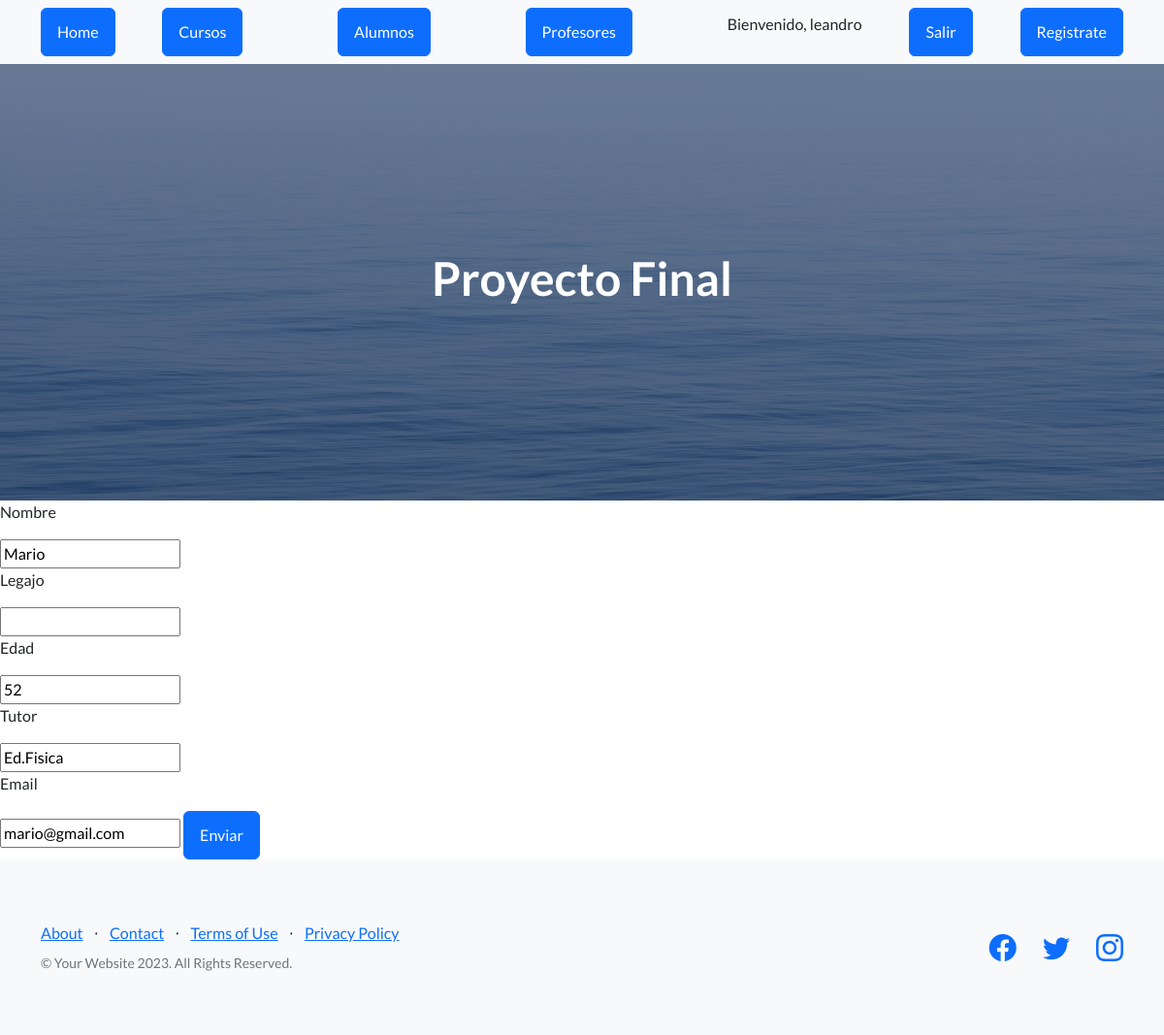
Page /AppCoder/editar_profesor/1 (signed in) on the committed database.
### AppCoder/models.py (models this page shows, shortened)
class Profesor(models.Model):
    nombre = models.CharField(max_length=30)
    legajo = models.IntegerField()
    edad = models.IntegerField()
    tutor = models.CharField(max_length=25)
    email = models.CharField(max_length=20)

### AppCoder/views.py (the view)
# urls.py: path("editar_profesor/<int:id>" ,  views.editar_profesor, name="editar_profesor"),
def editar_profesor(request, id):
    profesor = Profesor.objects.get(id=id)
    if request.method == "POST":
        mi_formulario = Profesor_formulario(request.POST)
        if mi_formulario.is_valid():
            datos = mi_formulario.cleaned_data
            profesor.nombre = datos["nombre"]
            profesor.legajo = datos["legajo"]
            profesor.edad = datos["edad"]
            profesor.tutor = datos["tutor"]
            profesor.email = datos["email"]
            profesor.save()
            profesor = Profesor.objects.all()
            return render(request , "profesores.html" , {"profesores":profesor})
    else:
        mi_formulario = Profesor_formulario(initial={"nombre":profesor.nombre ,  "edad":profesor.legajo , "edad":profesor.edad , "tutor":profesor.tutor , "email":profesor.email})
    return render( request , "editar_profesor.html" , {"mi_formulario": mi_formulario , "profesor":profesor})

### AppCoder/forms.py
class Profesor_formulario(forms.Form):
    nombre =forms.CharField(max_length=30)
    edad = forms.IntegerField()
    legajo = forms.IntegerField()
    tutor = forms.CharField(max_length=30)
    email = forms.CharField(max_length=30)

### AppCoder/template/editar_profesor.html (shortened to what this page needs)
{% extends 'padre.html' %}
{% load static %}
{% block contenido %}
<form action="{% url 'editar_profesor' profesor.id %}" method="POST">
        <p>Nombre</p>
        {{mi_formulario.nombre}}
        <p>Legajo</p>
        {{mi_formulario.legajo}}
        <p>Edad</p>
        {{mi_formulario.edad}}
        <p>Tutor</p>
        {{mi_formulario.tutor}}
        <p>Email</p>
        {{mi_formulario.email}}
        <button class="btn btn-primary">Enviar</button>
    </form>
{% endblock %}

### AppCoder/template/padre.html (shortened to what this page needs)
<!DOCTYPE html>
<html lang="en">
    <head>
        {% load static %}
        <link href="https://cdn.jsdelivr.net/npm/bootstrap-icons@1.5.0/font/bootstrap-icons.css" rel="stylesheet" type="text/css" />
        <link href="{% static 'AppCoder/css/styles.css' %}" rel="stylesheet" />
    </head>
    <body>
        <nav class="navbar navbar-light bg-light static-top">
            <div class="container">
                <a class="btn btn-primary"
                href="{% url 'home' %}">Home</a>
                {% if request.user.is_authenticated %}
                <a class="btn btn-primary"
                href="{% url 'cursos' %}">Cursos<a>
                {% endif %}
                <a class="btn btn-primary"href="{% url 'alumnos' %}">Alumnos<a>
                <a class="btn btn-primary" href="{% url 'profesores' %}">Profesores</a>
                {% if request.user.is_authenticated %}
                <p>Bienvenido, {{user.username}}</p>
                <a class="btn btn-primary" href="{% url 'Logout' %}">Salir</a>
                {% endif %}
                <a class="btn btn-primary" href="{% url 'Register' %}">Registrate</a>
            </div>
        </nav>
        <header class="masthead">
            <div class="container position-relative">
                <h1 class="text-center" style="color: white">Proyecto Final</h1>
            </div>
        </header>
        {% block contenido %}
        {% endblock %}
        <footer class="footer bg-light">
            <div class="container">
                <div class="row">
                    <div class="col-lg-6 h-100 text-center text-lg-start my-auto">
                        <ul class="list-inline mb-2">
                            <li class="list-inline-item"><a href="#!">About</a></li>
                            <li class="list-inline-item">⋅</li>
                            <li class="list-inline-item"><a href="#!">Contact</a></li>
                            <li class="list-inline-item">⋅</li>
                            <li class="list-inline-item"><a href="#!">Terms of Use</a></li>
                            <li class="list-inline-item">⋅</li>
                            <li class="list-inline-item"><a href="#!">Privacy Policy</a></li>
                        </ul>
                        <p class="text-muted small mb-4 mb-lg-0">&copy; Your Website 2023. All Rights Reserved.</p>
                    </div>
                    <div class="col-lg-6 h-100 text-center text-lg-end my-auto">
                        <ul class="list-inline mb-0">
                            <li class="list-inline-item me-4">
                                <a href="#!"><i class="bi-facebook fs-3"></i></a>
                            </li>
                            <li class="list-inline-item me-4">
                                <a href="#!"><i class="bi-twitter fs-3"></i></a>
                            </li>
                            <li class="list-inline-item">
                                <a href="#!"><i class="bi-instagram fs-3"></i></a>
                            </li>
                        </ul>
                    </div>
                </div>
            </div>
        </footer>
    </body>
</html>

### rows in the picture
Profesor: nombre "Mario", edad "52", tutor "Ed.Fisica", email "mario@gmail.com"

### other values in the picture
{{ user.username }} "leandro"
